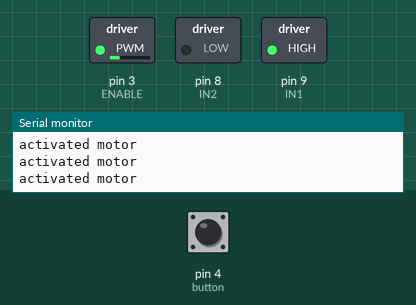
A sketch run on a simulated Arduino Uno, built with avr-gcc and run on an emulated ATmega328P. Shown: switched loads named in the sketch (green lamp = pin HIGH), the last lines printed to the serial monitor. Inputs (shaded band) come from the test bench; at power-on: pin 4 (button) HIGH. Random numbers use the default seed unless the sketch sets one.

Above: at 1.2 s.
1.3 s: pin 4 (button) pulled LOW for 3.2 s
At 5.7 s:
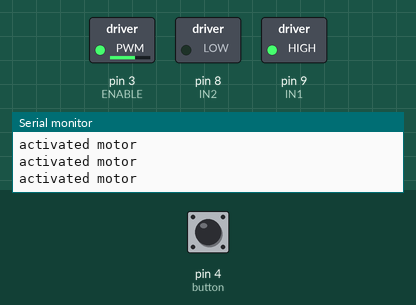
6.0 s: pin 4 (button) pulled LOW for 0.15 s
At 7.8 s:
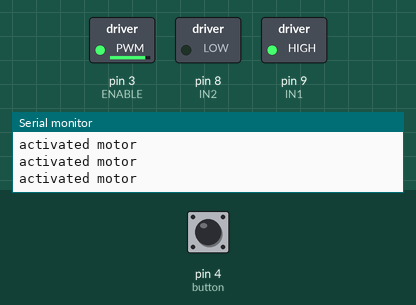
8.5 s: pin 4 (button) pulled LOW for 1 s
At 9.8 s:
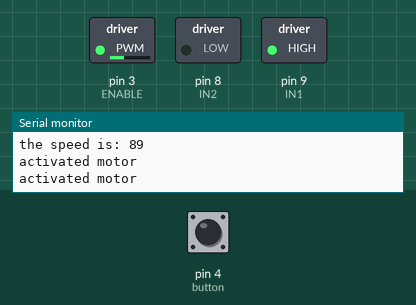
Timing chart, 0 to 11.5 s (numbered marks = the images above; inputs shaded):
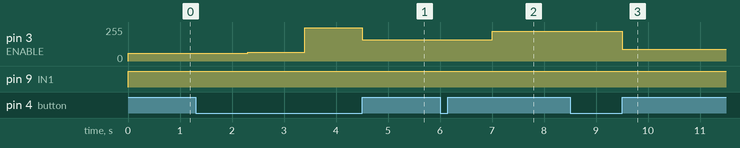

Measured:
- after the input at 1.3 s, pin 3 (ENABLE): 60/255 → 66/255 after 1.0 s, → 251/255 1.1 s later, → 159/255 1.1 s later
- after the input at 6.0 s, pin 3 (ENABLE): 159/255 → 224/255 after 1.0 s
- after the input at 8.5 s, pin 3 (ENABLE): 224/255 → 89/255 after 1.0 s

The sketch:

codeProject.ino
```cpp
#include <stdlib.h>
#include <time.h>
#define IN1 9
#define IN2 8
#define ENABLE 3
int count = 60;
void activateMotor(int in1, int in2, int enable, bool direction);
void setup()
{
  Serial.begin(115200);
  srand(time(NULL));//cals the function srand() with the function time() that gets the number of seconds passed from 1970, the function rand uses the formula (NextValue = (A / CurrentValue + C) when a and c are consts chosed by the creators of the language it does overflow until it gets to a legal sized number
  pinMode(IN1, OUTPUT);
  pinMode(IN2, OUTPUT);
  pinMode(ENABLE, OUTPUT);
  pinMode(4, INPUT_PULLUP);
  Serial.println("setup finishhed");
}
void loop()
{
  if (digitalRead(4) == LOW)//pin 4 is the pin of the button
  {
    count = rand() % 256;
    Serial.print("the speed is: ");
    Serial.println(count);
    delay(1000);
  }
  activateMotor(IN1,IN2,ENABLE,1);
  delay(100);
  Serial.print("activated motor\n");
}
void activateMotor(int in1, int in2, int enable, bool direction)
{
  analogWrite(enable, count);
  digitalWrite(in1, direction);
  digitalWrite(in2, !direction);
}
```

motor.cpp
```cpp
class motor{
  private:
    int pin0;
    int pin1;

  public:
    motor(int p0, int p1) {
      pin0 = p0;
      pin1 = p1;
    }

    void begin() {
      pinMode(pin0, OUTPUT);
      pinMode(pin1, OUTPUT);
    }

    void move(int speed) {
      if (speed > 255) speed = 255;//checks if the speed is bigger than the max speed or smaller than the min speed
      if (speed < -255 ) speed = -255;
      if (speed > 0) {//checks if to drive forward or backwards
        analogWrite(pin0, speed);
        analogWrite(pin1, LOW);
      }
      else {
        analogWrite(pin1, -speed);//drive -speed cause the speed is lower than zero
        analogWrite(pin0, LOW);
      }
    }
};
```
